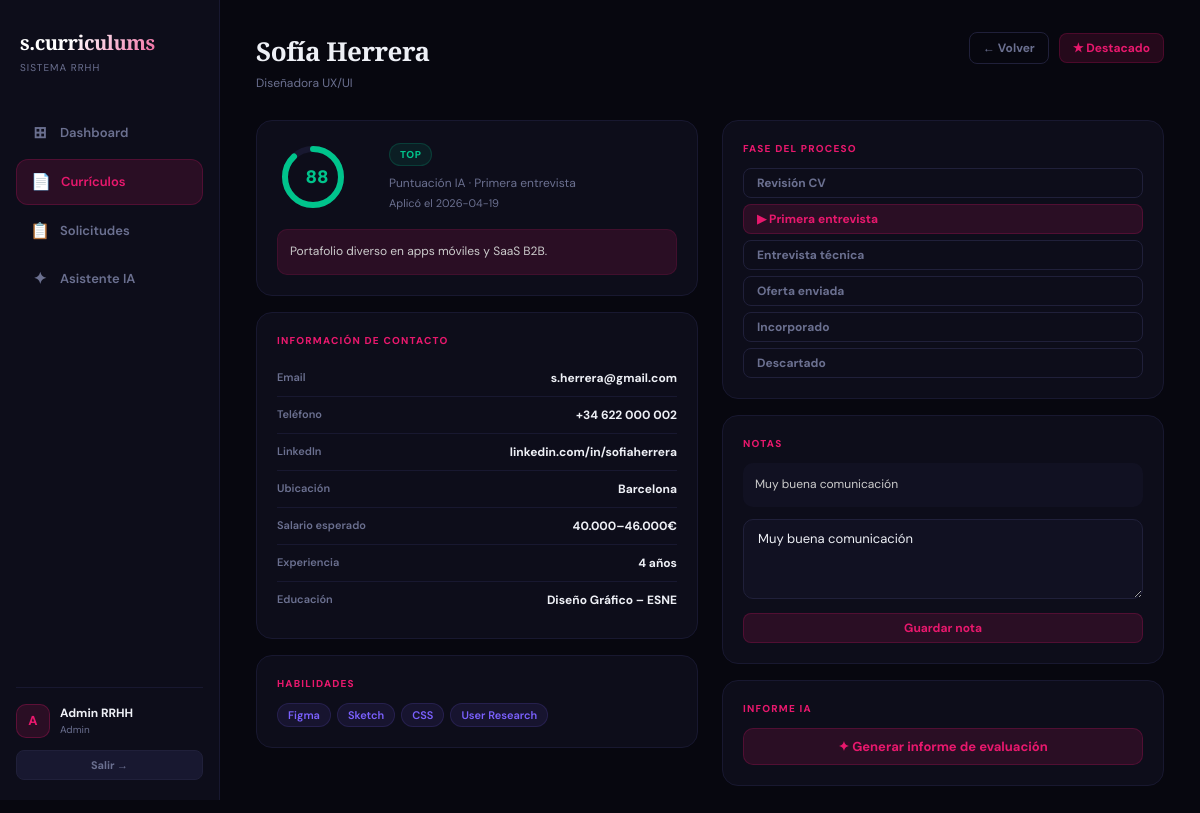
The app's page /curriculos/2 (signed in) with its own data.
### tables this page shows
CREATE TABLE candidates (
        id INTEGER PRIMARY KEY AUTOINCREMENT,
        user_id INTEGER NOT NULL,
        name TEXT NOT NULL,
        position TEXT NOT NULL,
        email TEXT,
        phone TEXT,
        linkedin TEXT,
        location TEXT,
        salary TEXT,
        experience TEXT,
        education TEXT,
        skills TEXT,
        summary TEXT,
        score INTEGER DEFAULT 0,
        status TEXT DEFAULT 'revisar',
        phase TEXT DEFAULT 'Revisión CV',
        notes TEXT DEFAULT '',
        starred INTEGER DEFAULT 0,
        pdf_path TEXT,
        ai_report TEXT,
        applied_date TEXT DEFAULT CURRENT_DATE,
        created_at TEXT DEFAULT CURRENT_TIMESTAMP,
        FOREIGN KEY(user_id) REFERENCES users(id)
    );

### app.py (the view)
@app.route("/curriculos/<int:cv_id>")
@login_required
def cv_detail(cv_id):
    conn = get_db()
    cv = conn.execute("SELECT * FROM candidates WHERE id=? AND user_id=?",
                      (cv_id, session["user_id"])).fetchone()
    conn.close()
    if not cv:
        return redirect(url_for("curriculos"))
    return render_template("cv_detail.html", cv=cv)

### app.py (called while the page is built)
def get_db():
    conn = sqlite3.connect(DB_PATH)
    conn.row_factory = sqlite3.Row
    return conn

def login_required(f):
    @wraps(f)
    def decorated(*args, **kwargs):
        if "user_id" not in session:
            return redirect(url_for("login"))
        return f(*args, **kwargs)
    return decorated

### templates/cv_detail.html (shortened to what this page needs)
{% extends "base.html" %}
{% block page_title %}{{ cv.name }}{% endblock %}
{% block page_sub %}{{ cv.position }}{% endblock %}
{% block top_actions %}
  <a href="{{ url_for('curriculos') }}" class="btn btn-muted btn-sm">← Volver</a>
  <button class="btn btn-ghost btn-sm" onclick="toggleStar()" id="starBtn">
    {% if cv.starred %}★ Destacado{% else %}☆ Destacar{% endif %}
  </button>
{% endblock %}
{% block content %}
<div class="grid-2" style="gap:24px;align-items:start">
  <div>
    <div class="card" style="margin-bottom:16px">
      <div style="display:flex;gap:20px;align-items:center">
        {% set sc = "#00C48C" if cv.score >= 80 else "#F5A623" if cv.score >= 60 else "#FF4060" %}
        <svg width="72" height="72" style="flex-shrink:0;transform:rotate(-90deg)">
          <circle cx="36" cy="36" r="28" fill="none" stroke="var(--faint)" stroke-width="6"/>
          <circle cx="36" cy="36" r="28" fill="none" stroke="{{ sc }}" stroke-width="6"
            stroke-dasharray="{{ (cv.score/100)*175.9 }} 175.9" stroke-linecap="round"/>
        </svg>
        <div style="position:relative;margin-left:-88px;width:72px;text-align:center">
          <div style="font-size:18px;font-weight:900;color:{{ sc }};line-height:72px">{{ cv.score }}</div>
        </div>
        <div style="margin-left:16px">
          <span class="badge badge-{{ cv.status }}" style="margin-bottom:8px;display:inline-block">{{ cv.status }}</span>
          <div style="font-size:12px;color:var(--muted)">Puntuación IA · {{ cv.phase }}</div>
          <div style="font-size:11px;color:var(--muted);margin-top:3px">Aplicó el {{ cv.applied_date }}</div>
        </div>
      </div>
      {% if cv.summary %}
      <div style="margin-top:16px;background:var(--pink-dim);border:1px solid #E8186D20;border-radius:10px;padding:12px;font-size:12px;color:#ccc;line-height:1.65">
        {{ cv.summary }}
      </div>
      {% endif %}
    </div>
    <div class="card" style="margin-bottom:16px">
      <div class="section-label" style="margin-top:0">Información de contacto</div>
      <div class="detail-row"><span class="detail-row-label">Email</span><span class="detail-row-value">{{ cv.email or '—' }}</span></div>
      <div class="detail-row"><span class="detail-row-label">Teléfono</span><span class="detail-row-value">{{ cv.phone or '—' }}</span></div>
      <div class="detail-row"><span class="detail-row-label">LinkedIn</span><span class="detail-row-value">{{ cv.linkedin or '—' }}</span></div>
      <div class="detail-row"><span class="detail-row-label">Ubicación</span><span class="detail-row-value">{{ cv.location or '—' }}</span></div>
      <div class="detail-row"><span class="detail-row-label">Salario esperado</span><span class="detail-row-value">{{ cv.salary or '—' }}</span></div>
      <div class="detail-row"><span class="detail-row-label">Experiencia</span><span class="detail-row-value">{{ cv.experience or '—' }}</span></div>
      <div class="detail-row" style="border:none"><span class="detail-row-label">Educación</span><span class="detail-row-value">{{ cv.education or '—' }}</span></div>
    </div>
    {% if cv.skills %}
    <div class="card">
      <div class="section-label" style="margin-top:0">Habilidades</div>
      <div class="skills-wrap">
        {% for skill in cv.skills.split(',') %}
          {% if skill.strip() %}
            <span class="skill-tag">{{ skill.strip() }}</span>
          {% endif %}
        {% endfor %}
      </div>
    </div>
    {% endif %}
  </div>
  <div>
    <div class="card" style="margin-bottom:16px">
      <div class="section-label" style="margin-top:0">Fase del proceso</div>
      <div style="display:flex;flex-direction:column;gap:6px">
        {% set phases = ["Revisión CV","Primera entrevista","Entrevista técnica","Oferta enviada","Incorporado","Descartado"] %}
        {% for phase in phases %}
        <button onclick="changePhase('{{ phase }}')"
          class="btn {% if cv.phase == phase %}btn-ghost{% else %}btn-muted{% endif %} btn-sm"
          style="text-align:left;justify-content:flex-start">
          {% if cv.phase == phase %}▶ {% endif %}{{ phase }}
        </button>
        {% endfor %}
      </div>
    </div>
    <div class="card" style="margin-bottom:16px">
      <div class="section-label" style="margin-top:0">Notas</div>
      {% if cv.notes %}
        <div style="font-size:12px;color:#ccc;background:var(--surface2);border-radius:10px;padding:12px;line-height:1.65;margin-bottom:12px">{{ cv.notes }}</div>
      {% endif %}
      <textarea id="noteText" class="form-control" rows="3" placeholder="Añadir observación, resultado de entrevista…">{{ cv.notes or '' }}</textarea>
      <button onclick="saveNote()" class="btn btn-ghost btn-sm btn-full" style="margin-top:8px">Guardar nota</button>
    </div>
    <div class="card">
      <div class="section-label" style="margin-top:0">Informe IA</div>
      <button id="reportBtn" onclick="generateReport()" class="btn btn-ghost btn-full">
        ✦ Generar informe de evaluación
      </button>
    </div>
  </div>
</div>
{% endblock %}

### static/css/main.css (style rules this page uses)
:root { --bg: #07070f; --surface: #0d0d1a; --surface2: #111122; --border: #181830; --border2: #20203a; --pink: #E8186D; --pink-dim: #E8186D22; --green: #00C48C; --yellow: #F5A623; --red: #FF4060; --purple: #7B61FF; --blue: #38BDF8; --text: #eef0f6; --muted: #6b7090; --faint: #181830; }
* { margin: 0; padding: 0; box-sizing: border-box; }
body { background: var(--bg); color: var(--text); font-family: 'DM Sans', sans-serif; font-size: 14px; line-height: 1.5; -webkit-font-smoothing: antialiased; }
.card { background: var(--surface); border: 1px solid var(--border); border-radius: 16px; padding: 20px; transition: border-color 0.2s; }
.grid-2 { display: grid; grid-template-columns: 1fr 1fr; gap: 16px; }
.badge { display: inline-flex; align-items: center; padding: 3px 10px; border-radius: 20px; font-size: 10px; font-weight: 800; letter-spacing: 0.5px; text-transform: uppercase; white-space: nowrap; }
.badge-top { background: #00C48C18; color: var(--green); border: 1px solid #00C48C30; }
.btn { display: inline-flex; align-items: center; justify-content: center; gap: 6px; padding: 9px 18px; border-radius: 10px; font-size: 13px; font-weight: 700; cursor: pointer; text-decoration: none; border: none; font-family: 'DM Sans', sans-serif; transition: opacity 0.15s, transform 0.1s; white-space: nowrap; }
.btn-ghost { background: var(--pink-dim); color: var(--pink); border: 1px solid #E8186D33; }
.btn-muted { background: transparent; color: var(--muted); border: 1px solid var(--border2); }
.btn-sm { padding: 6px 13px; font-size: 12px; border-radius: 8px; }
.btn-full { width: 100%; }
.form-control { background: var(--surface2); border: 1px solid var(--border2); border-radius: 10px; padding: 10px 14px; color: var(--text); font-size: 13px; font-family: 'DM Sans', sans-serif; outline: none; width: 100%; transition: border-color 0.15s; }
.form-control::placeholder { color: var(--muted); }
textarea.form-control { resize: vertical; min-height: 80px; }
.section-label { font-size: 10px; color: var(--pink); font-weight: 800; letter-spacing: 1.2px; text-transform: uppercase; margin: 22px 0 12px; }
.detail-row { display: flex; justify-content: space-between; align-items: flex-start; padding: 9px 0; border-bottom: 1px solid var(--border); gap: 16px; }
.detail-row-label { font-size: 11px; color: var(--muted); font-weight: 600; flex-shrink: 0; }
.detail-row-value { font-size: 12px; color: var(--text); font-weight: 700; text-align: right; }
.skills-wrap { display: flex; flex-wrap: wrap; gap: 6px; margin-top: 4px; }
.skill-tag { background: #7B61FF18; color: var(--purple); font-size: 11px; padding: 3px 10px; border-radius: 20px; font-weight: 600; border: 1px solid #7B61FF25; }

### records on screen
candidates: name "Sofía Herrera", position "Diseñadora UX/UI", score "88", status "TOP", phase "Primera entrevista", applied_date "2026-04-19", summary "Portafolio diverso en apps móviles y SaaS B2B.", email "s.herrera@gmail.com", phone "+34 622 000 002", linkedin "linkedin.com/in/sofiaherrera", location "Barcelona", salary "40.000–46.000€", experience "4 años", education "Diseño Gráfico – ESNE", notes "Muy buena comunicación"

### other values on screen
{{ session.get('user_name','U')[0] }} "A"
{{ session.get('user_name','Usuario') }} "Admin RRHH"
{{ session.get('user_role','rrhh') }} "Admin"
{{ skill.strip() }} "Figma" "Sketch" "CSS" "User Research"
{{ phase }} "Revisión CV" "Primera entrevista" "Entrevista técnica" "Oferta enviada" "Incorporado" "Descartado"
